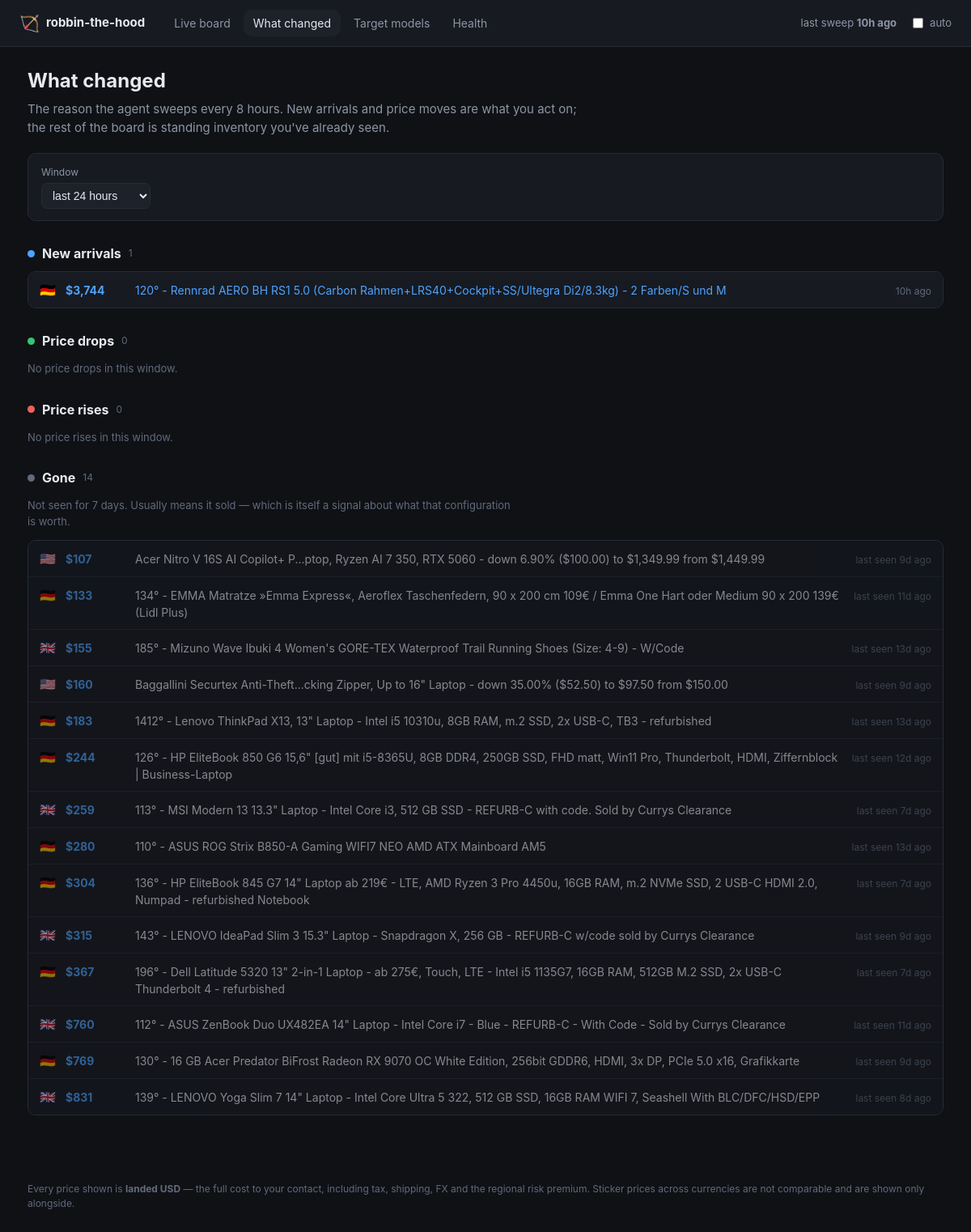
/changes, run on an earlier commit of the app's database.
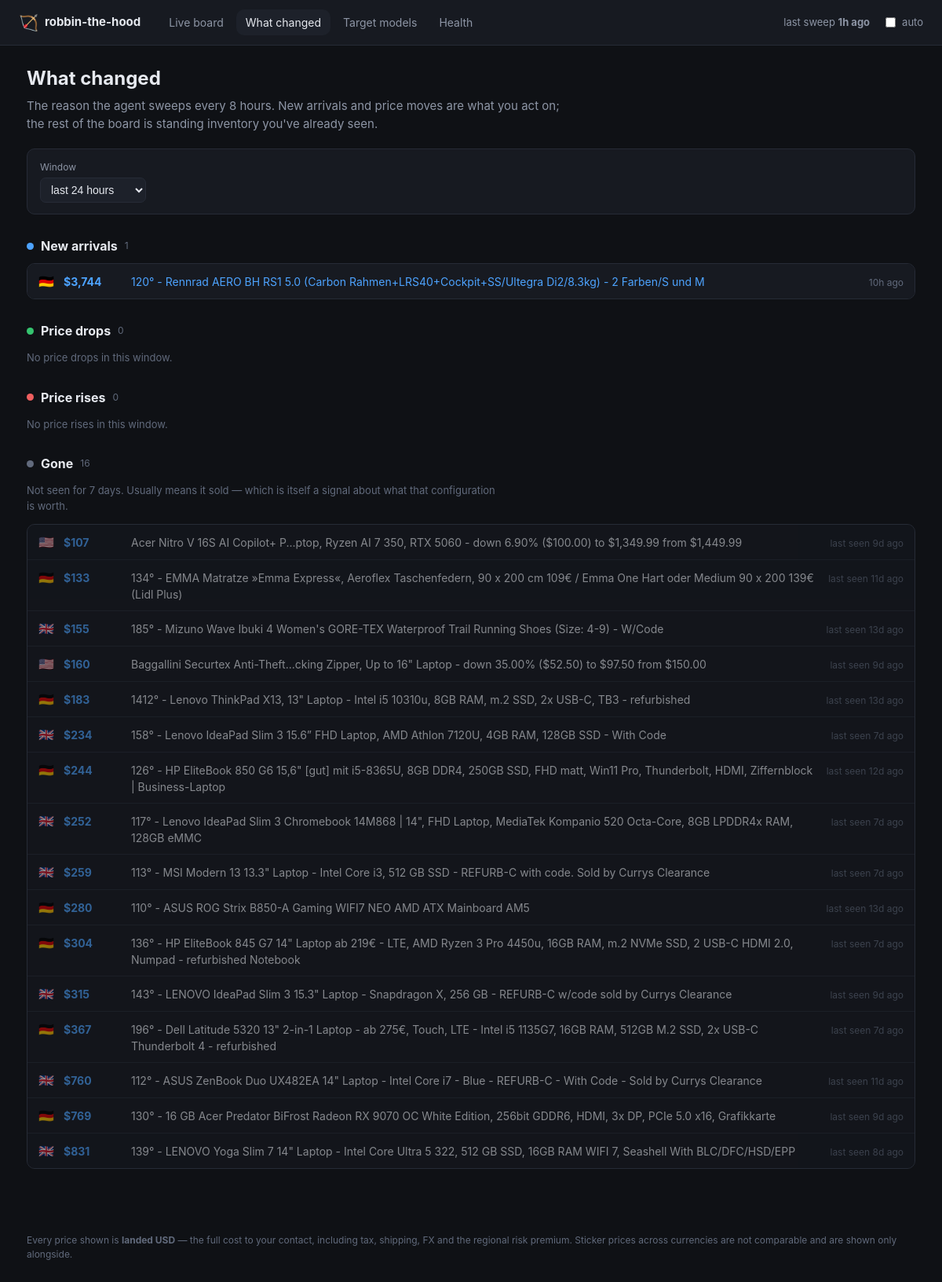
And on a later commit of the database.
### tables this page shows
CREATE TABLE listings (
    fingerprint     TEXT PRIMARY KEY,
    source          TEXT NOT NULL,
    listing_id      TEXT,
    title           TEXT NOT NULL,
    url             TEXT,
    region          TEXT NOT NULL,
    currency        TEXT NOT NULL,
    sticker_local   REAL,
    landed_usd      REAL,
    -- The FX rate is stored per listing so a comparison made weeks from now
    -- against today's record is still honest.
    fx_rate         REAL,
    fx_source       TEXT,
    fx_fetched_at   TEXT,
    score           REAL,
    model_key       TEXT,
    condition       TEXT,
    seller_name     TEXT,
    flags           TEXT,
    reject_reasons  TEXT,
    first_seen      TEXT NOT NULL,
    last_seen       TEXT NOT NULL,
    status          TEXT NOT NULL DEFAULT 'active'
, spec_line TEXT, score_breakdown TEXT, landed_explain TEXT);

### dashboard.py (the view)
@app.route("/changes")
def changes():
    hours = int(request.args.get("hours", 24))
    config = _config()
    with _open() as store:
        data = recent_changes(store, config, hours=hours)
        latest_run = store.latest_run_at()
    return render_template(
        "changes.html", changes=data, hours=hours, latest_run=latest_run,
        now=datetime.now(timezone.utc), active="changes",
        static_export=_static_export(),
    )

### dashboard.py (called while the page is built)
def _open():
    return Store(app.config["DEALS_DB"])

def _static_export() -> bool:
    return bool(app.config.get("STATIC_EXPORT"))

def _config():
    if app.config["DEALS_CONFIG"] is None:
        app.config["DEALS_CONFIG"] = load_config()
    return app.config["DEALS_CONFIG"]

@app.template_filter("money")
def money(value) -> str:
    return "—" if value is None else f"${value:,.0f}"

@app.template_filter("ago")
def ago(moment) -> str:
    if moment is None:
        return "never"
    delta = datetime.now(timezone.utc) - moment
    minutes = int(delta.total_seconds() // 60)
    if minutes < 1:
        return "just now"
    if minutes < 60:
        return f"{minutes}m ago"
    if minutes < 2880:
        return f"{minutes // 60}h ago"
    return f"{minutes // 1440}d ago"

### dealhunter/config.py (called while the page is built)
    def region(self, code: Region) -> RegionConfig:
        try:
            return self.regions[code]
        except KeyError as exc:  # pragma: no cover - config error, fails loudly
            raise KeyError(f"Region {code} is missing from config.yaml") from exc

### dealhunter/store.py (called while the page is built)
    def __enter__(self) -> "Store":
        return self

    def __exit__(self, *exc_info) -> None:
        self.close()

### templates/changes.html (shortened to what this page needs)
{% extends "base.html" %}
{% block content %}
<div class="pagehead">
  <h1>What changed</h1>
  <p class="sub">
    The reason the agent sweeps every 8 hours. New arrivals and price moves are
    what you act on; the rest of the board is standing inventory you've already
    seen.
  </p>
</div>
<form class="filters" method="get">
  <label>Window
    <select name="hours" onchange="this.form.submit()">
      <option value="24"  {{ 'selected' if hours == 24 }}>last 24 hours</option>
    </select>
  </label>
</form>
<section class="changeblock">
  <h2><span class="dot new"></span> New arrivals
    <span class="n">{{ changes.new | length }}</span></h2>
  {% if changes.new %}
    <ul class="changes">
      {% for c in changes.new %}
        <li>
          <span class="flagicon">{{ c.region_flag }}</span>
          <span class="amount">{{ c.landed_usd | money }}</span>
          <a href="{{ c.url }}" target="_blank" rel="noopener">{{ c.title }}</a>
          <span class="when"><time datetime="{{ c.when.isoformat() }}">{{ c.when | ago }}</time></span>
        </li>
      {% endfor %}
    </ul>
  {% else %}
    <p class="none">Nothing new in this window.</p>
  {% endif %}
</section>
<section class="changeblock">
  <h2><span class="dot drop"></span> Price drops
    <span class="n">{{ changes.drops | length }}</span></h2>
  {% if changes.drops %}
    <ul class="changes">
      {% for c in changes.drops %}
        <li>
          <span class="flagicon">{{ c.region_flag }}</span>
          <span class="amount">{{ c.landed_usd | money }}</span>
          <span class="delta down">{{ c.delta | signed }} ({{ '%.1f' % c.percent }}%)</span>
          <a href="{{ c.url }}" target="_blank" rel="noopener">{{ c.title }}</a>
          <span class="when"><time datetime="{{ c.when.isoformat() }}">{{ c.when | ago }}</time></span>
        </li>
      {% endfor %}
    </ul>
  {% else %}
    <p class="none">No price drops in this window.</p>
  {% endif %}
</section>
<section class="changeblock">
  <h2><span class="dot rise"></span> Price rises
    <span class="n">{{ changes.rises | length }}</span></h2>
  {% if changes.rises %}
    <ul class="changes">
      {% for c in changes.rises %}
        <li>
          <span class="flagicon">{{ c.region_flag }}</span>
          <span class="amount">{{ c.landed_usd | money }}</span>
          <span class="delta up">{{ c.delta | signed }} ({{ '%.1f' % c.percent }}%)</span>
          <a href="{{ c.url }}" target="_blank" rel="noopener">{{ c.title }}</a>
          <span class="when"><time datetime="{{ c.when.isoformat() }}">{{ c.when | ago }}</time></span>
        </li>
      {% endfor %}
    </ul>
  {% else %}
    <p class="none">No price rises in this window.</p>
  {% endif %}
</section>
<section class="changeblock">
  <h2><span class="dot gone"></span> Gone
    <span class="n">{{ changes.gone | length }}</span></h2>
  <p class="hint">
    Not seen for 7 days. Usually means it sold — which is itself a signal about
    what that configuration is worth.
  </p>
  {% if changes.gone %}
    <ul class="changes">
      {% for c in changes.gone %}
        <li class="faded">
          <span class="flagicon">{{ c.region_flag }}</span>
          <span class="amount">{{ c.landed_usd | money }}</span>
          <span>{{ c.title }}</span>
          <span class="when">last seen <time datetime="{{ c.when.isoformat() }}">{{ c.when | ago }}</time></span>
        </li>
      {% endfor %}
    </ul>
  {% else %}
    <p class="none">Nothing has dropped off recently.</p>
  {% endif %}
</section>
{% endblock %}

What changed in the data, as far as the page shows it:
now on this page (row edited): listings: region_flag "🇬🇧", landed_usd "$234", title "158° - Lenovo IdeaPad Slim 3 15.6” FHD Laptop, AMD Athlon 7120U, 4GB RAM, 128GB SSD - With Code", when|ago "7d ago", shown under "Gone 16"
now on this page (row edited): listings: region_flag "🇬🇧", landed_usd "$252", title "117° - Lenovo IdeaPad Slim 3 Chromebook 14M868 | 14\", FHD Laptop, MediaTek Kompanio 520 Octa-Core, 8GB LPDDR4x RAM, 128GB eMMC", when|ago "7d ago", shown under "Gone 16"
Also different on the page:
{{ latest_run | ago }}: "10h ago" → "1h ago"
{{ changes.gone | length }}: "14" → "16"
